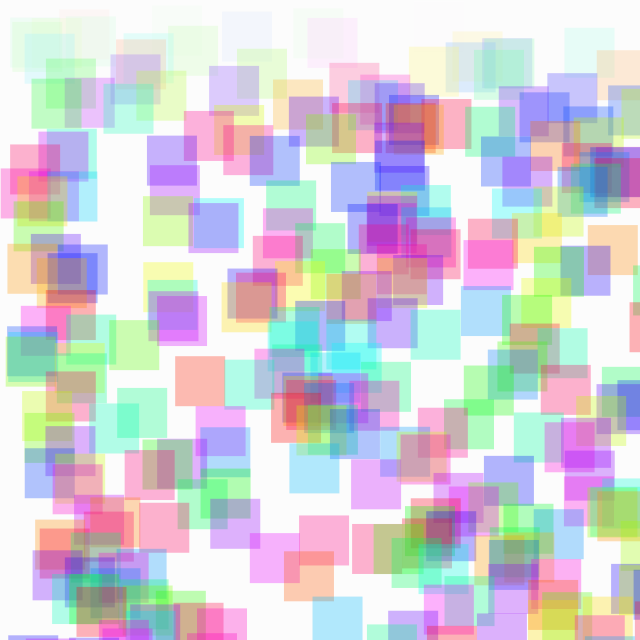
Frame 1 (no input)
Frame 60 (the mouse pressed at the canvas centre just before this capture): identical to frame 1, image omitted
Frame 120 (the mouse held since frame 60 and released just before this capture): identical to frame 1, image omitted

The Processing sketch that drew this single still picture (run headless with seeded random() and noise(); from frame 60 on, the mouse is pressed at the canvas centre):

// Processing sketch: sketch_033
// ── sketch_033.pde
void setup() {
    size(640, 640);
    colorMode(HSB, 100);
    background(99);
    noStroke();
    
    float x = 0, y = 0;
    while(y < height){
        x = random(width);
        y +=  random(5);
        
        fill(random(100),  y, 99, 30);
        rect(x, y, 50, 50);
    } 
}

void draw() {
}

void keyTyped() {
    if (key == 's' || key == 'S') {
        save("screen.png");
    }
}
